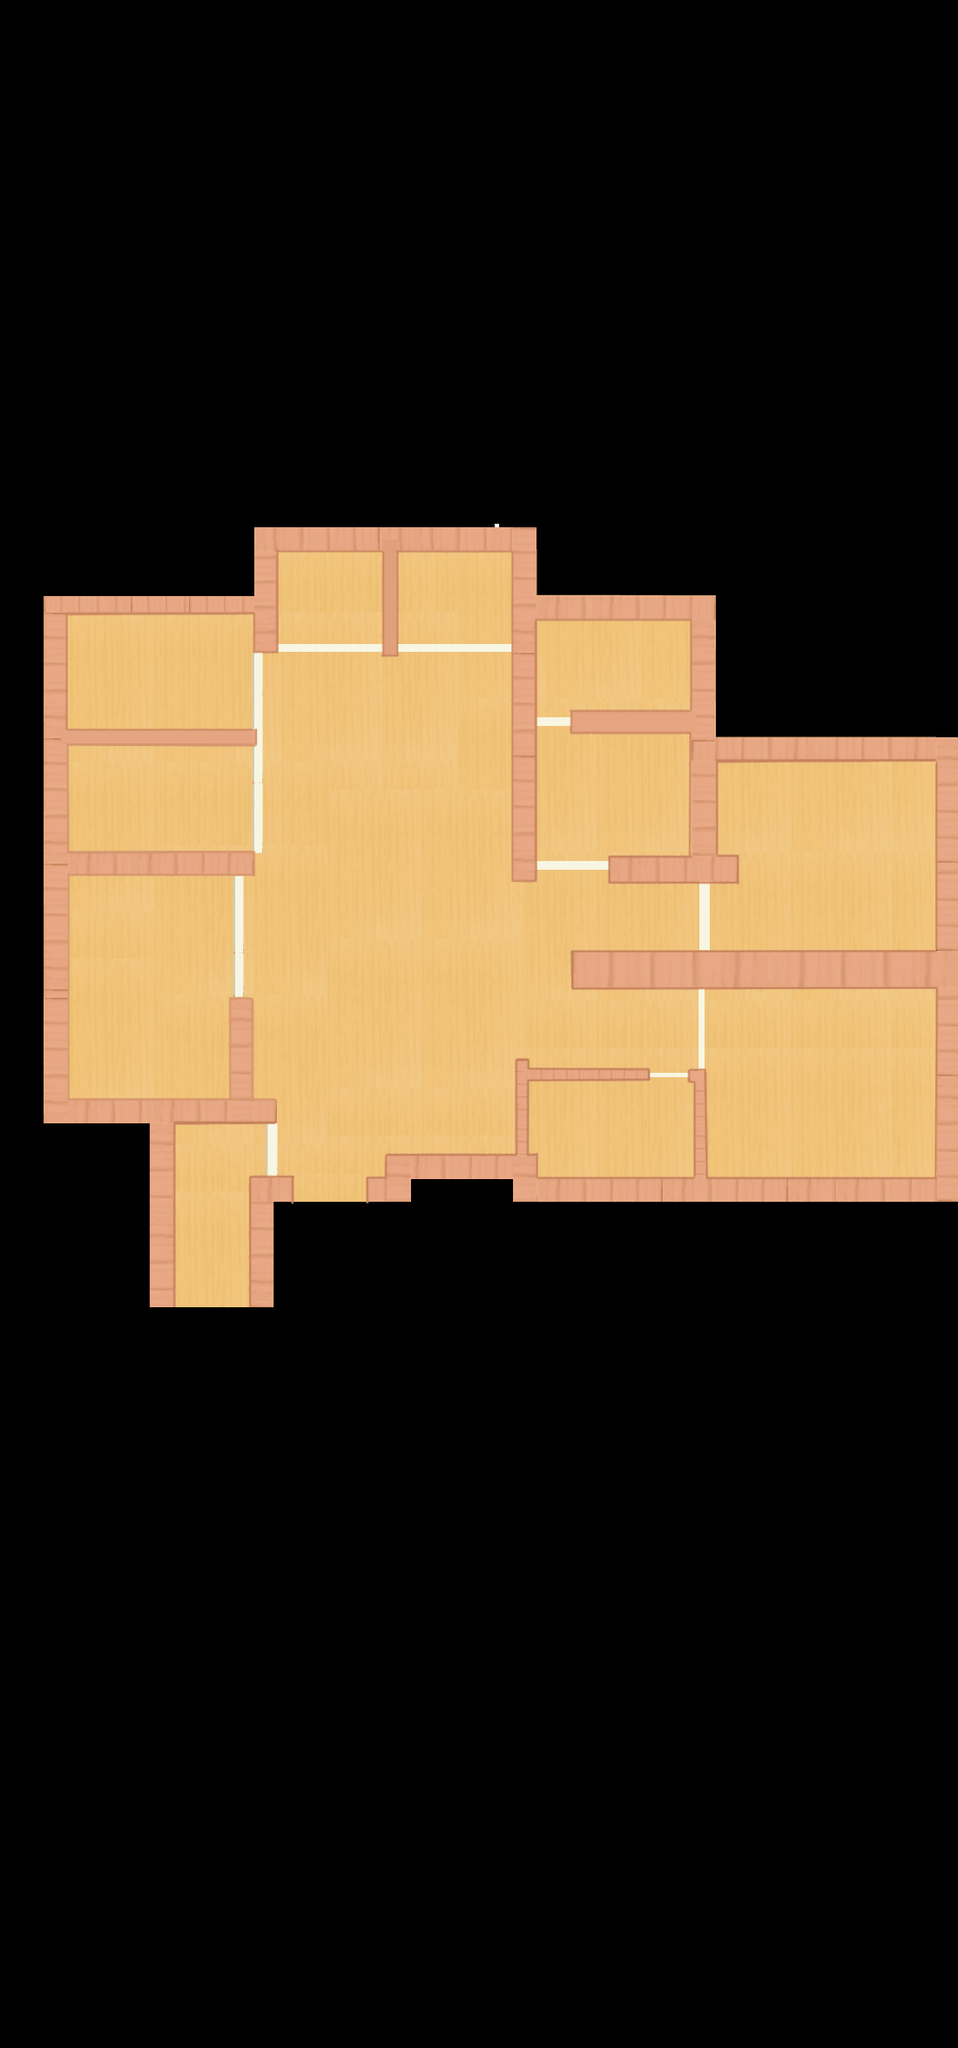

Below is a game level as drawn by its tile map, then a one-line description and the .tmx file that defines it, in full:
An orthogonal 22x47 tile map with 50x50 px tiles, 1 tile layer (Map), 1 hidden layer not drawn.

<map version="1.10" tiledversion="1.11.2" orientation="orthogonal" renderorder="right-down" width="22" height="47" tilewidth="50" tileheight="50" infinite="0" nextlayerid="3" nextobjectid="1">
 <tileset firstgid="1" source="map6.tsx" />
 <layer id="2" name="AStar" width="22" height="47" visible="0">
  <data encoding="csv">
378,378,378,378,378,378,378,378,378,378,378,378,378,378,378,378,378,378,378,378,378,378,
378,378,378,378,378,378,378,378,378,378,378,378,378,378,378,378,378,378,378,378,378,378,
378,378,378,378,378,378,378,378,378,378,378,378,378,378,378,378,378,378,378,378,378,378,
378,378,378,378,378,378,378,378,378,378,378,378,378,378,378,378,378,378,378,378,378,378,
378,378,378,378,378,378,378,378,378,378,378,378,378,378,378,378,378,378,378,378,378,378,
378,378,378,378,378,378,378,378,378,378,378,378,378,378,378,378,378,378,378,378,378,378,
378,378,378,378,378,378,378,378,378,378,378,378,378,378,378,378,378,378,378,378,378,378,
378,378,378,378,378,378,378,378,378,378,378,378,378,378,378,378,378,378,378,378,378,378,
378,378,378,378,378,378,378,378,378,378,378,378,378,378,378,378,378,378,378,378,378,378,
378,378,378,378,378,378,378,378,378,378,378,378,378,378,378,378,378,378,378,378,378,378,
378,378,378,378,378,378,378,378,378,378,378,378,378,378,378,378,378,378,378,378,378,378,
378,378,378,378,377,378,378,378,378,378,378,378,378,378,378,378,378,378,378,378,378,378,
377,378,378,377,378,378,0,0,0,378,0,0,377,377,377,377,377,377,377,377,377,378,
378,377,378,378,378,378,0,0,0,378,0,0,377,378,378,378,378,378,377,378,378,378,
378,0,0,0,0,0,378,0,0,378,0,0,378,0,0,0,377,377,377,378,377,378,
378,0,0,0,0,0,0,0,0,0,0,378,0,0,0,0,377,378,377,378,377,378,
378,378,378,378,378,378,0,0,0,0,0,378,0,378,378,378,378,378,378,378,378,378,
378,0,0,0,0,0,0,0,0,0,0,378,0,0,0,0,378,0,0,0,0,378,
378,0,0,0,0,0,0,0,0,0,0,378,0,0,0,0,378,0,0,0,0,378,
378,378,378,378,378,378,0,0,0,0,0,378,0,0,378,378,378,0,0,0,0,378,
378,0,0,0,0,0,0,0,0,0,0,0,0,0,0,0,0,0,0,0,0,378,
378,0,0,0,0,0,0,0,0,0,0,0,0,0,0,0,0,0,0,0,0,378,
378,0,0,0,0,0,0,0,0,0,0,0,0,378,378,378,378,378,378,378,378,378,
378,0,0,0,0,378,0,0,0,0,0,0,0,0,0,0,0,0,0,0,0,378,
378,0,0,0,0,378,0,0,0,0,0,378,378,378,378,0,378,0,0,0,0,378,
377,377,377,378,378,378,378,0,0,0,0,378,0,0,0,0,378,0,0,0,0,378,
377,378,378,378,0,0,0,0,0,377,377,378,0,0,0,0,378,0,0,0,0,378,
377,378,378,378,0,0,378,0,0,377,377,377,377,377,377,377,378,378,377,377,378,378,
377,378,377,378,0,0,378,0,0,377,378,378,378,378,378,378,378,378,377,377,377,378,
377,378,377,378,0,0,378,0,0,378,378,378,378,378,378,378,378,378,378,378,378,378,
378,378,378,378,378,378,378,0,0,378,378,378,378,378,378,378,378,378,378,377,378,378,
0,0,0,0,0,0,0,0,0,378,378,378,378,378,378,378,378,378,378,378,378,378,
0,0,0,0,0,0,0,0,0,378,378,378,378,378,378,378,378,378,378,378,378,378,
378,378,378,378,378,378,378,378,378,378,378,378,378,378,378,378,378,378,378,378,378,378,
378,378,378,378,378,378,378,378,378,378,378,378,378,378,378,378,378,378,378,378,378,378,
378,378,378,378,378,378,378,378,378,378,378,378,378,378,378,378,378,378,378,378,378,378,
378,378,378,378,378,378,378,378,378,378,378,378,378,378,378,378,378,378,378,378,378,378,
378,378,378,378,378,378,378,378,378,378,378,378,378,378,378,378,378,378,378,378,378,378,
378,378,378,378,378,378,378,378,378,378,378,378,378,378,378,378,378,378,378,378,378,378,
378,378,378,378,378,378,378,378,378,378,378,378,378,378,378,378,378,378,378,378,378,378,
378,378,378,378,378,378,378,378,378,378,378,378,378,378,378,378,378,378,378,378,378,378,
378,378,378,378,378,378,378,378,378,378,378,378,378,378,378,378,378,378,378,378,378,378,
378,378,378,378,378,378,378,378,378,378,378,378,378,378,378,378,378,378,378,378,378,378,
378,378,378,378,378,378,378,378,378,378,378,378,378,378,378,378,378,378,378,378,378,378,
378,378,378,378,378,378,378,378,378,378,378,378,378,378,378,378,378,378,378,378,378,378,
378,378,378,378,378,378,378,378,378,378,378,378,378,378,378,378,378,378,378,378,378,378,
378,378,378,378,378,378,378,378,378,378,378,378,378,378,378,378,378,378,378,378,378,378
</data>
 </layer>
 <layer id="1" name="Map" width="22" height="47">
  <data encoding="csv">
0,0,0,0,0,0,0,0,0,0,0,0,0,0,0,0,0,0,0,0,0,0,
0,0,0,0,0,0,0,0,0,0,0,0,0,0,0,0,0,0,0,0,0,0,
0,0,0,0,0,0,0,0,0,0,0,0,0,0,0,0,0,0,0,0,0,0,
0,0,0,0,0,0,0,0,0,0,0,0,0,0,0,0,0,0,0,0,0,0,
0,0,0,0,0,0,0,0,0,0,0,0,0,0,0,0,0,0,0,0,0,0,
0,0,0,0,0,0,0,0,0,0,0,0,0,0,0,0,0,0,0,0,0,0,
0,0,0,0,0,0,0,0,0,0,0,0,0,0,0,0,0,0,0,0,0,0,
0,0,0,0,0,0,0,0,0,0,0,0,0,0,0,0,0,0,0,0,0,0,
0,0,0,0,0,0,0,0,0,0,0,0,0,0,0,0,0,0,0,0,0,0,
0,0,0,0,0,0,0,0,0,0,0,0,0,0,0,0,0,0,0,0,0,0,
0,0,0,0,0,0,0,0,0,0,0,0,0,0,0,0,0,0,0,0,0,0,
0,0,0,0,0,0,0,0,0,0,0,0,0,0,0,0,0,0,0,0,0,0,
0,1,2,3,4,5,6,7,8,9,10,11,12,13,14,15,16,17,18,19,20,21,
0,22,23,24,25,26,27,28,29,30,31,32,33,34,35,36,37,38,39,40,41,42,
0,43,44,45,46,47,48,49,50,51,52,53,54,55,56,57,58,59,60,61,62,63,
0,64,65,66,67,68,69,70,71,72,73,74,75,76,77,78,79,80,81,82,83,84,
0,85,86,87,88,89,90,91,92,93,94,95,96,97,98,99,100,101,102,103,104,105,
0,106,107,108,109,110,111,112,113,114,115,116,117,118,119,120,121,122,123,124,125,126,
0,127,128,129,130,131,132,133,134,135,136,137,138,139,140,141,142,143,144,145,146,147,
0,148,149,150,151,152,153,154,155,156,157,158,159,160,161,162,163,164,165,166,167,168,
0,169,170,171,172,173,174,175,176,177,178,179,180,181,182,183,184,185,186,187,188,189,
0,190,191,192,193,194,195,196,197,198,199,200,201,202,203,204,205,206,207,208,209,210,
0,211,212,213,214,215,216,217,218,219,220,221,222,223,224,225,226,227,228,229,230,231,
0,232,233,234,235,236,237,238,239,240,241,242,243,244,245,246,247,248,249,250,251,252,
0,253,254,255,256,257,258,259,260,261,262,263,264,265,266,267,268,269,270,271,272,273,
0,274,275,276,277,278,279,280,281,282,283,284,285,286,287,288,289,290,291,292,293,294,
0,295,296,297,298,299,300,301,302,303,304,305,306,307,308,309,310,311,312,313,314,315,
0,316,317,318,319,320,321,322,323,324,325,326,327,328,329,330,331,332,333,334,335,336,
0,337,338,339,340,341,342,343,344,345,346,347,348,349,350,351,352,366,367,368,369,370,
0,358,359,360,361,362,363,364,365,366,367,368,369,370,371,372,373,366,367,368,369,370,
0,0,0,0,0,0,0,0,0,0,0,0,0,0,0,0,0,366,367,368,369,370,
0,0,0,0,0,0,0,0,0,0,0,0,0,0,0,0,0,0,0,0,0,0,
0,0,0,0,0,0,0,0,0,0,0,0,0,0,0,0,0,0,0,0,0,0,
0,0,0,0,0,0,0,0,0,0,0,0,0,0,0,0,0,0,0,0,0,0,
0,0,0,0,0,0,0,0,0,0,0,0,0,0,0,0,0,0,0,0,0,0,
0,0,0,0,0,0,0,0,0,0,0,0,0,0,0,0,0,0,0,0,0,0,
0,0,0,0,0,0,0,0,0,0,0,0,0,0,0,0,0,0,0,0,0,0,
0,0,0,0,0,0,0,0,0,0,0,0,0,0,0,0,0,0,0,0,0,0,
0,0,0,0,0,0,0,0,0,0,0,0,0,0,0,0,0,0,0,0,0,0,
0,0,0,0,0,0,0,0,0,0,0,0,0,0,0,0,0,0,0,0,0,0,
0,0,0,0,0,0,0,0,0,0,0,0,0,0,0,0,0,0,0,0,0,0,
0,0,0,0,0,0,0,0,0,0,0,0,0,0,0,0,0,0,0,0,0,0,
0,0,0,0,0,0,0,0,0,0,0,0,0,0,0,0,0,0,0,0,0,0,
0,0,0,0,0,0,0,0,0,0,0,0,0,0,0,0,0,0,0,0,0,0,
0,0,0,0,0,0,0,0,0,0,0,0,0,0,0,0,0,0,0,0,0,0,
0,0,0,0,0,0,0,0,0,0,0,0,0,0,0,0,0,0,0,0,0,0,
0,0,0,0,0,0,0,0,0,0,0,0,0,0,0,0,0,0,0,0,0,0
</data>
 </layer>
</map>
